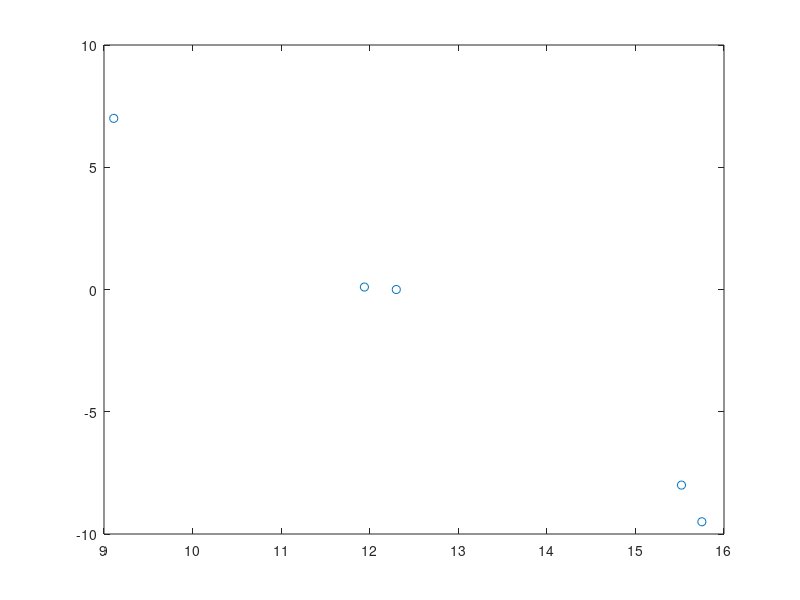

MATLAB code for this plot: (Note: this script raises an error after producing the figure.)
x = [12.3 15.52 15.75 9.11 11.94] ; 
y = [0  -8 -9.5 7 0.1];
p = polyfit(x,y,1);
disp(p);
%x2 = 0:0.001:1;
%y2 = polyval(p,x2);
plot(x,y,'o');%,'o',x2,y2)
%grid on
%s = sprintf('y = (%.1f) x^3 + (%.1f) x^2 + (%.1f) x + (%.1f)',p(1),p(2));%,p(3),p(4));
%text(2,400,s)

%0.03*19230.8-1007.7

% 创建符号变量
syms x y;

% 定义方程组
eq1 = 0.12*x + y == 13000;
eq2 = 0.057*x + y ==50;

% 求解方程组
sol = solve([eq1, eq2], [x, y]);

% 显示解
disp(sol);